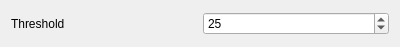
<?xml version="1.0" encoding="UTF-8"?>
<ui version="4.0">
 <class>SparkleAnimationControlWidget</class>
 <widget class="QWidget" name="SparkleAnimationControlWidget">
  <property name="geometry">
   <rect>
    <x>0</x>
    <y>0</y>
    <width>400</width>
    <height>47</height>
   </rect>
  </property>
  <property name="windowTitle">
   <string>Form</string>
  </property>
  <layout class="QGridLayout" name="gridLayout">
   <item row="0" column="0">
    <widget class="QLabel" name="label_2">
     <property name="text">
      <string>Threshold</string>
     </property>
    </widget>
   </item>
   <item row="0" column="1">
    <widget class="QSpinBox" name="thresholdSpinBox">
     <property name="toolTip">
      <string>The chance of any given pixel being activate on each cycle</string>
     </property>
     <property name="minimum">
      <number>1</number>
     </property>
     <property name="maximum">
      <number>255</number>
     </property>
     <property name="value">
      <number>25</number>
     </property>
    </widget>
   </item>
  </layout>
 </widget>
 <resources/>
 <connections/>
</ui>
